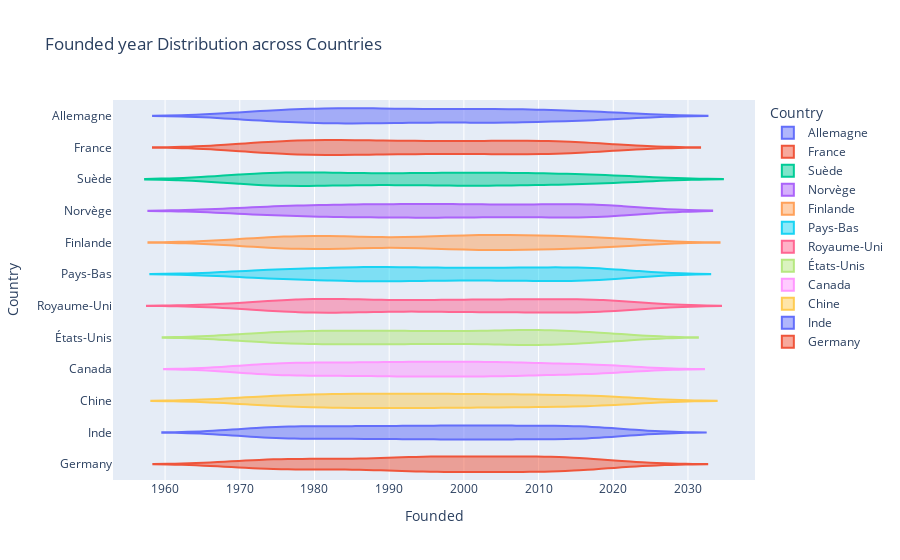
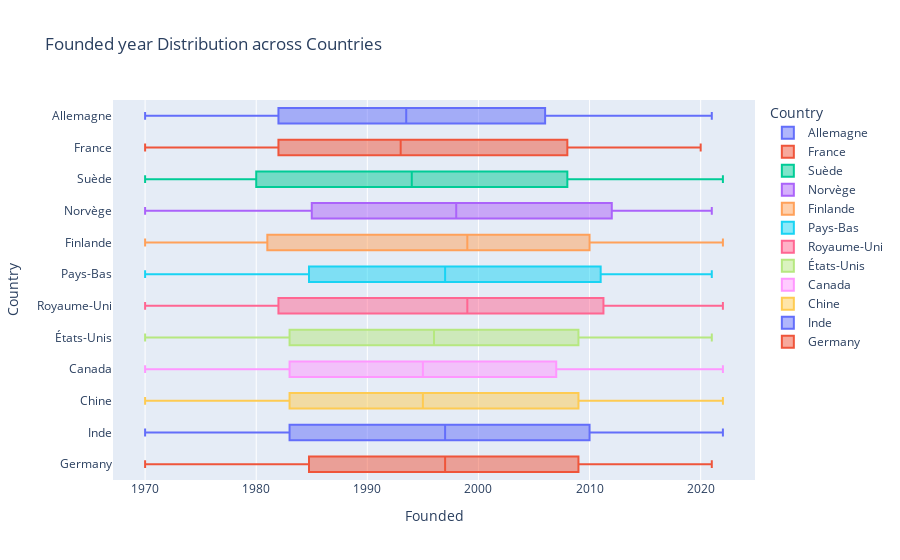

Write notebook code for charts like these, in order.
### Markdown cell above
Upon analyzing the founded year distribution of the dataset, we observe that it is fairly uniform across the entire founded year range, ranging from 1970 to 2023. Despite a small peak in the founded year range of 1982-1983, which deviates slightly from a normal distribution, it still falls within an acceptable range. Thus, from a statistical perspective, we can conclude that the data is not skewed or biased with respect to founded year. 
Furthermore, from a machine learning and deep learning point of view, it is essential to have a balanced dataset that coverslfounded yeae groups to ensure optimal model performance. Therefore, this balanced distribution ofounded yearge can be beneficial for building accurate and robust models that can generalize well on unseen data.

### Code cell
# Create violin plot for founded year versus Country
fig1 = px.violin(df, x='Founded', y='Country', color='Country', title='Founded year Distribution across Countries')

# Create box plot for founded year versus Country
fig2 = px.box(df, x='Founded', y='Country', color='Country', title='Founded year Distribution across Countries')

# Display the plots
fig1.show()
fig2.show()

### Figure 1 — Plotly figure (JSON) as saved in the notebook; plotly's stock layout.template omitted (floating-point values rounded to 4 significant figures; data arrays with more than 128 entries replaced by an {"elided": "..."} marker saying what was removed)
{"data": [{"alignmentgroup": "True", "box": {"visible": false}, "hovertemplate": "Country=%{y}<br>Founded=%{x}<extra></extra>", "legendgroup": "Allemagne", "marker": {"color": "#636efa"}, "name": "Allemagne", "offsetgroup": "Allemagne", "orientation": "h", "scalegroup": "True", "showlegend": true, "type": "violin", "x": {"elided": "134 int values"}, "x0": " ", "xaxis": "x", "y": {"elided": "134 str values"}, "y0": " ", "yaxis": "y"}, {"alignmentgroup": "True", "box": {"visible": false}, "hovertemplate": "Country=%{y}<br>Founded=%{x}<extra></extra>", "legendgroup": "France", "marker": {"color": "#EF553B"}, "name": "France", "offsetgroup": "France", "orientation": "h", "scalegroup": "True", "showlegend": true, "type": "violin", "x": {"elided": "134 int values"}, "x0": " ", "xaxis": "x", "y": {"elided": "134 str values"}, "y0": " ", "yaxis": "y"}, {"alignmentgroup": "True", "box": {"visible": false}, "hovertemplate": "Country=%{y}<br>Founded=%{x}<extra></extra>", "legendgroup": "Suède", "marker": {"color": "#00cc96"}, "name": "Suède", "offsetgroup": "Suède", "orientation": "h", "scalegroup": "True", "showlegend": true, "type": "violin", "x": {"elided": "134 int values"}, "x0": " ", "xaxis": "x", "y": {"elided": "134 str values"}, "y0": " ", "yaxis": "y"}, {"alignmentgroup": "True", "box": {"visible": false}, "hovertemplate": "Country=%{y}<br>Founded=%{x}<extra></extra>", "legendgroup": "Norvège", "marker": {"color": "#ab63fa"}, "name": "Norvège", "offsetgroup": "Norvège", "orientation": "h", "scalegroup": "True", "showlegend": true, "type": "violin", "x": {"elided": "134 int values"}, "x0": " ", "xaxis": "x", "y": {"elided": "134 str values"}, "y0": " ", "yaxis": "y"}, {"alignmentgroup": "True", "box": {"visible": false}, "hovertemplate": "Country=%{y}<br>Founded=%{x}<extra></extra>", "legendgroup": "Finlande", "marker": {"color": "#FFA15A"}, "name": "Finlande", "offsetgroup": "Finlande", "orientation": "h", "scalegroup": "True", "showlegend": true, "type": "violin", "x": {"elided": "134 int values"}, "x0": " ", "xaxis": "x", "y": {"elided": "134 str values"}, "y0": " ", "yaxis": "y"}, {"alignmentgroup": "True", "box": {"visible": false}, "hovertemplate": "Country=%{y}<br>Founded=%{x}<extra></extra>", "legendgroup": "Pays-Bas", "marker": {"color": "#19d3f3"}, "name": "Pays-Bas", "offsetgroup": "Pays-Bas", "orientation": "h", "scalegroup": "True", "showlegend": true, "type": "violin", "x": {"elided": "133 int values"}, "x0": " ", "xaxis": "x", "y": {"elided": "133 str values"}, "y0": " ", "yaxis": "y"}, {"alignmentgroup": "True", "box": {"visible": false}, "hovertemplate": "Country=%{y}<br>Founded=%{x}<extra></extra>", "legendgroup": "Royaume-Uni", "marker": {"color": "#FF6692"}, "name": "Royaume-Uni", "offsetgroup": "Royaume-Uni", "orientation": "h", "scalegroup": "True", "showlegend": true, "type": "violin", "x": {"elided": "133 int values"}, "x0": " ", "xaxis": "x", "y": {"elided": "133 str values"}, "y0": " ", "yaxis": "y"}, {"alignmentgroup": "True", "box": {"visible": false}, "hovertemplate": "Country=%{y}<br>Founded=%{x}<extra></extra>", "legendgroup": "États-Unis", "marker": {"color": "#B6E880"}, "name": "États-Unis", "offsetgroup": "États-Unis", "orientation": "h", "scalegroup": "True", "showlegend": true, "type": "violin", "x": {"elided": "266 int values"}, "x0": " ", "xaxis": "x", "y": {"elided": "266 str values"}, "y0": " ", "yaxis": "y"}, {"alignmentgroup": "True", "box": {"visible": false}, "hovertemplate": "Country=%{y}<br>Founded=%{x}<extra></extra>", "legendgroup": "Canada", "marker": {"color": "#FF97FF"}, "name": "Canada", "offsetgroup": "Canada", "orientation": "h", "scalegroup": "True", "showlegend": true, "type": "violin", "x": {"elided": "266 int values"}, "x0": " ", "xaxis": "x", "y": {"elided": "266 str values"}, "y0": " ", "yaxis": "y"}, {"alignmentgroup": "True", "box": {"visible": false}, "hovertemplate": "Country=%{y}<br>Founded=%{x}<extra></extra>", "legendgroup": "Chine", "marker": {"color": "#FECB52"}, "name": "Chine", "offsetgroup": "Chine", "orientation": "h", "scalegroup": "True", "showlegend": true, "type": "violin", "x": {"elided": "133 int values"}, "x0": " ", "xaxis": "x", "y": {"elided": "133 str values"}, "y0": " ", "yaxis": "y"}, {"alignmentgroup": "True", "box": {"visible": false}, "hovertemplate": "Country=%{y}<br>Founded=%{x}<extra></extra>", "legendgroup": "Inde", "marker": {"color": "#636efa"}, "name": "Inde", "offsetgroup": "Inde", "orientation": "h", "scalegroup": "True", "showlegend": true, "type": "violin", "x": {"elided": "266 int values"}, "x0": " ", "xaxis": "x", "y": {"elided": "266 str values"}, "y0": " ", "yaxis": "y"}, {"alignmentgroup": "True", "box": {"visible": false}, "hovertemplate": "Country=%{y}<br>Founded=%{x}<extra></extra>", "legendgroup": "Germany", "marker": {"color": "#EF553B"}, "name": "Germany", "offsetgroup": "Germany", "orientation": "h", "scalegroup": "True", "showlegend": true, "type": "violin", "x": {"elided": "133 int values"}, "x0": " ", "xaxis": "x", "y": {"elided": "133 str values"}, "y0": " ", "yaxis": "y"}], "layout": {"autosize": true, "legend": {"title": {"text": "Country"}, "tracegroupgap": 0}, "title": {"text": "Founded year Distribution across Countries"}, "violinmode": "overlay", "xaxis": {"anchor": "y", "autorange": true, "domain": [0, 1], "range": [1953.0, 2039.0], "title": {"text": "Founded"}, "type": "linear"}, "yaxis": {"anchor": "x", "autorange": true, "categoryarray": ["Germany", "Inde", "Chine", "Canada", "États-Unis", "Royaume-Uni", "Pays-Bas", "Finlande", "Norvège", "Suède", "France", "Allemagne"], "categoryorder": "array", "domain": [0, 1], "range": [-0.5, 11.5], "title": {"text": "Country"}, "type": "category"}}}

### Figure 2 — Plotly figure (JSON) as saved in the notebook; plotly's stock layout.template omitted (floating-point values rounded to 4 significant figures; data arrays with more than 128 entries replaced by an {"elided": "..."} marker saying what was removed)
{"data": [{"alignmentgroup": "True", "hovertemplate": "Country=%{y}<br>Founded=%{x}<extra></extra>", "legendgroup": "Allemagne", "marker": {"color": "#636efa"}, "name": "Allemagne", "notched": false, "offsetgroup": "Allemagne", "orientation": "h", "showlegend": true, "type": "box", "x": {"elided": "134 int values"}, "x0": " ", "xaxis": "x", "y": {"elided": "134 str values"}, "y0": " ", "yaxis": "y"}, {"alignmentgroup": "True", "hovertemplate": "Country=%{y}<br>Founded=%{x}<extra></extra>", "legendgroup": "France", "marker": {"color": "#EF553B"}, "name": "France", "notched": false, "offsetgroup": "France", "orientation": "h", "showlegend": true, "type": "box", "x": {"elided": "134 int values"}, "x0": " ", "xaxis": "x", "y": {"elided": "134 str values"}, "y0": " ", "yaxis": "y"}, {"alignmentgroup": "True", "hovertemplate": "Country=%{y}<br>Founded=%{x}<extra></extra>", "legendgroup": "Suède", "marker": {"color": "#00cc96"}, "name": "Suède", "notched": false, "offsetgroup": "Suède", "orientation": "h", "showlegend": true, "type": "box", "x": {"elided": "134 int values"}, "x0": " ", "xaxis": "x", "y": {"elided": "134 str values"}, "y0": " ", "yaxis": "y"}, {"alignmentgroup": "True", "hovertemplate": "Country=%{y}<br>Founded=%{x}<extra></extra>", "legendgroup": "Norvège", "marker": {"color": "#ab63fa"}, "name": "Norvège", "notched": false, "offsetgroup": "Norvège", "orientation": "h", "showlegend": true, "type": "box", "x": {"elided": "134 int values"}, "x0": " ", "xaxis": "x", "y": {"elided": "134 str values"}, "y0": " ", "yaxis": "y"}, {"alignmentgroup": "True", "hovertemplate": "Country=%{y}<br>Founded=%{x}<extra></extra>", "legendgroup": "Finlande", "marker": {"color": "#FFA15A"}, "name": "Finlande", "notched": false, "offsetgroup": "Finlande", "orientation": "h", "showlegend": true, "type": "box", "x": {"elided": "134 int values"}, "x0": " ", "xaxis": "x", "y": {"elided": "134 str values"}, "y0": " ", "yaxis": "y"}, {"alignmentgroup": "True", "hovertemplate": "Country=%{y}<br>Founded=%{x}<extra></extra>", "legendgroup": "Pays-Bas", "marker": {"color": "#19d3f3"}, "name": "Pays-Bas", "notched": false, "offsetgroup": "Pays-Bas", "orientation": "h", "showlegend": true, "type": "box", "x": {"elided": "133 int values"}, "x0": " ", "xaxis": "x", "y": {"elided": "133 str values"}, "y0": " ", "yaxis": "y"}, {"alignmentgroup": "True", "hovertemplate": "Country=%{y}<br>Founded=%{x}<extra></extra>", "legendgroup": "Royaume-Uni", "marker": {"color": "#FF6692"}, "name": "Royaume-Uni", "notched": false, "offsetgroup": "Royaume-Uni", "orientation": "h", "showlegend": true, "type": "box", "x": {"elided": "133 int values"}, "x0": " ", "xaxis": "x", "y": {"elided": "133 str values"}, "y0": " ", "yaxis": "y"}, {"alignmentgroup": "True", "hovertemplate": "Country=%{y}<br>Founded=%{x}<extra></extra>", "legendgroup": "États-Unis", "marker": {"color": "#B6E880"}, "name": "États-Unis", "notched": false, "offsetgroup": "États-Unis", "orientation": "h", "showlegend": true, "type": "box", "x": {"elided": "266 int values"}, "x0": " ", "xaxis": "x", "y": {"elided": "266 str values"}, "y0": " ", "yaxis": "y"}, {"alignmentgroup": "True", "hovertemplate": "Country=%{y}<br>Founded=%{x}<extra></extra>", "legendgroup": "Canada", "marker": {"color": "#FF97FF"}, "name": "Canada", "notched": false, "offsetgroup": "Canada", "orientation": "h", "showlegend": true, "type": "box", "x": {"elided": "266 int values"}, "x0": " ", "xaxis": "x", "y": {"elided": "266 str values"}, "y0": " ", "yaxis": "y"}, {"alignmentgroup": "True", "hovertemplate": "Country=%{y}<br>Founded=%{x}<extra></extra>", "legendgroup": "Chine", "marker": {"color": "#FECB52"}, "name": "Chine", "notched": false, "offsetgroup": "Chine", "orientation": "h", "showlegend": true, "type": "box", "x": {"elided": "133 int values"}, "x0": " ", "xaxis": "x", "y": {"elided": "133 str values"}, "y0": " ", "yaxis": "y"}, {"alignmentgroup": "True", "hovertemplate": "Country=%{y}<br>Founded=%{x}<extra></extra>", "legendgroup": "Inde", "marker": {"color": "#636efa"}, "name": "Inde", "notched": false, "offsetgroup": "Inde", "orientation": "h", "showlegend": true, "type": "box", "x": {"elided": "266 int values"}, "x0": " ", "xaxis": "x", "y": {"elided": "266 str values"}, "y0": " ", "yaxis": "y"}, {"alignmentgroup": "True", "hovertemplate": "Country=%{y}<br>Founded=%{x}<extra></extra>", "legendgroup": "Germany", "marker": {"color": "#EF553B"}, "name": "Germany", "notched": false, "offsetgroup": "Germany", "orientation": "h", "showlegend": true, "type": "box", "x": {"elided": "133 int values"}, "x0": " ", "xaxis": "x", "y": {"elided": "133 str values"}, "y0": " ", "yaxis": "y"}], "layout": {"autosize": true, "boxmode": "overlay", "legend": {"title": {"text": "Country"}, "tracegroupgap": 0}, "title": {"text": "Founded year Distribution across Countries"}, "xaxis": {"anchor": "y", "autorange": true, "domain": [0, 1], "range": [1967.0, 2025.0], "title": {"text": "Founded"}, "type": "linear"}, "yaxis": {"anchor": "x", "autorange": true, "categoryarray": ["Germany", "Inde", "Chine", "Canada", "États-Unis", "Royaume-Uni", "Pays-Bas", "Finlande", "Norvège", "Suède", "France", "Allemagne"], "categoryorder": "array", "domain": [0, 1], "range": [-0.5, 11.5], "title": {"text": "Country"}, "type": "category"}}}
